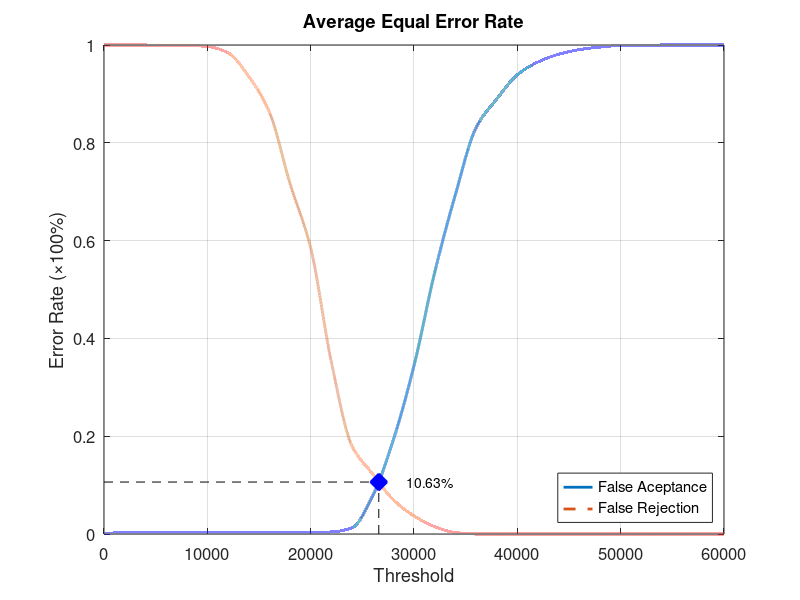
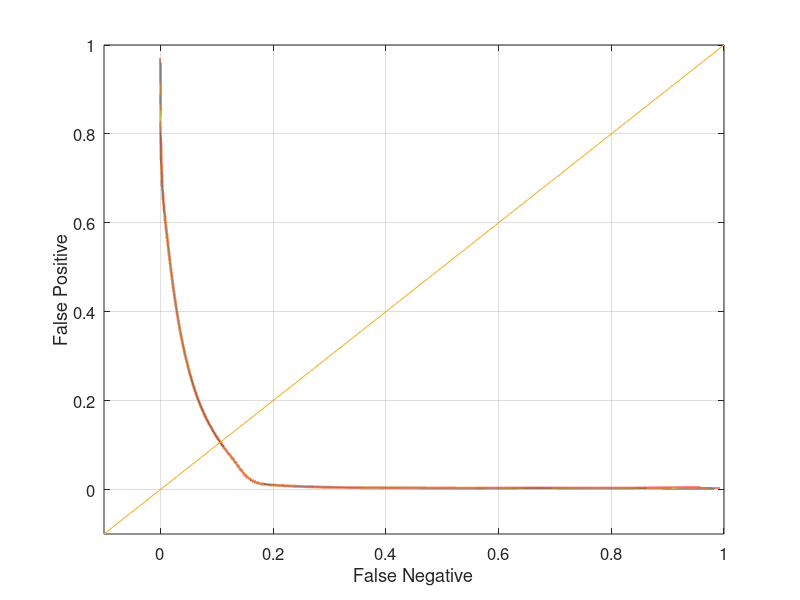

Write the MATLAB code that produced these figures, in order.
function yEER = Database4Average
close all;
clear;
clc;
x = 0:2000:60000;
xq = 0:0.5:60000;

y0 = [0 0.0031579 0.0031579 0.0031579 0.0031579 0.0031579 0.0031579 0.0031579 0.0031579 0.0031579 0.0031579 0.00421053 0.0126316 0.0778947 0.192632 0.344211 0.534737 0.693684 0.830526 0.889474 0.938947 0.965263 0.981053 0.990526 0.995789 0.998947 0.998947 1 1 1 1];
yy0 = interp1(x, y0, xq, 'pchip');
y1 = [1 1 1 0.999 0.999 0.997 0.984 0.936 0.863 0.717 0.585 0.352 0.18 0.123 0.07 0.037 0.015 0.003 0 0 0 0 0 0 0 0 0 0 0 0 0];
yy1 = interp1(x, y1, xq, 'pchip');

% Calculating EER: 
y2 = abs(y0 - y1);
find(y2 == min(y2))
yy2 = abs(yy0 - yy1);
xEER = find(yy2 == min(yy2));
xEERIndex = xq(xEER) % X-axis EER
yEER = yy0(xEER) % Y-axis EER

main = figure
plot(xq, yy0,'-','LineWidth', 2);	hold on
plot(xq, yy1,'--','LineWidth', 2);	hold on
plot([xEERIndex xEERIndex], [0 yEER], 'k--');	hold on
plot([0 xEERIndex], [yEER yEER], 'k--');	hold on
plot(xEERIndex, yEER, 'bx', 'LineWidth', 10);	hold on
text(xEERIndex + 10 * xEERIndex / 100, yEER, [num2str(round((10000 * yEER)) / 100) '%'])
legend('False Aceptance', 'False Rejection', 'Location', 'SouthEast')
xlabel('Threshold')
ylabel('Error Rate (\times100%)')
title('Average Equal Error Rate')
set(gca, 'FontSize', 12)
axis([0 60000 0 1])
grid on

print(main, 'Database4AverageMain', '-dpng');
FNRxFPR = figure('Color', [1 1 1]);
plot(yy1, yy0, '-', yy1, yy0, 'LineWidth', 2);
hold on
y = -0.1:0.1:1
plot(y, y); 
set(gca, 'FontSize', 12)
xlabel('False Negative')
ylabel('False Positive')
axis([-0.1 1 -0.1 1])
set(gca, 'FontSize', 12)
grid on

print(FNRxFPR, 'Database4AverageFNRxFPR','-dpng');
end
